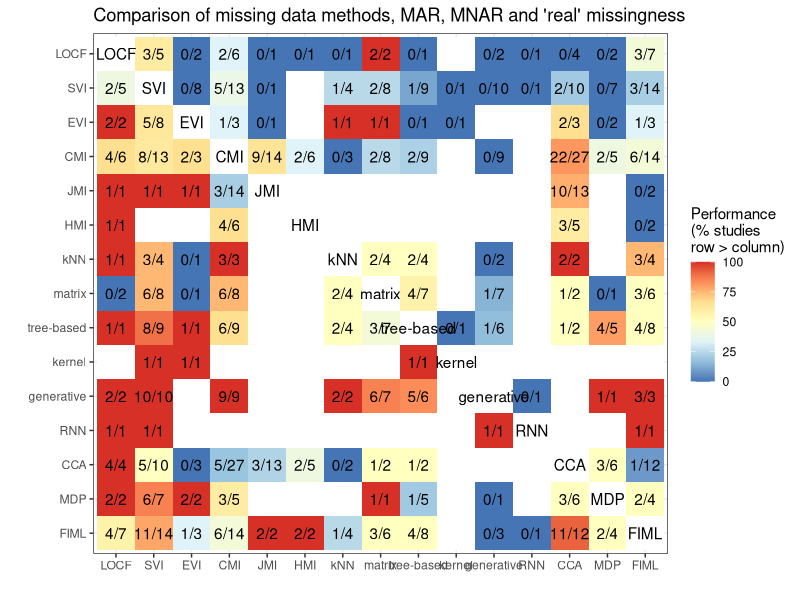
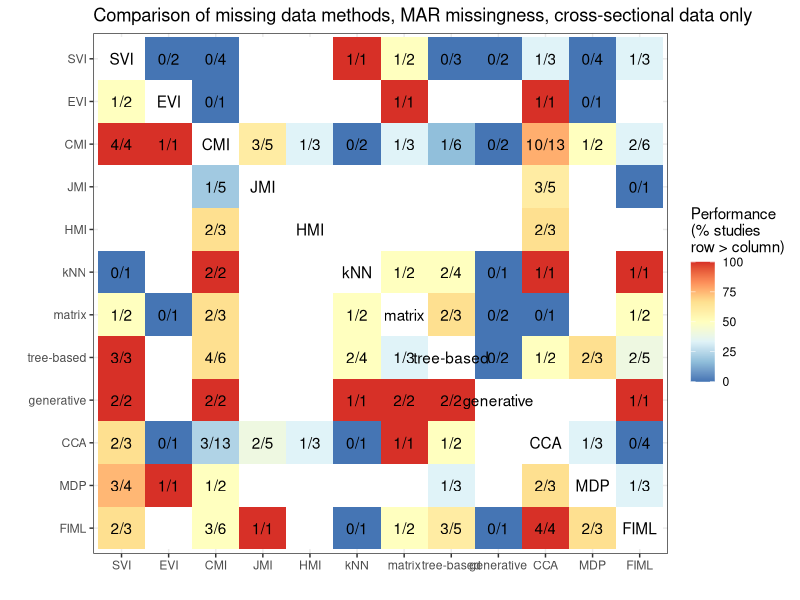
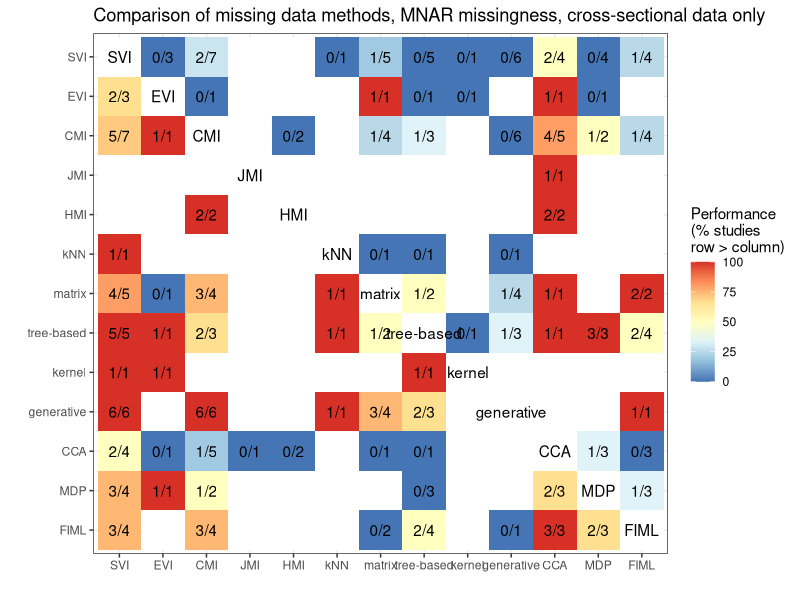
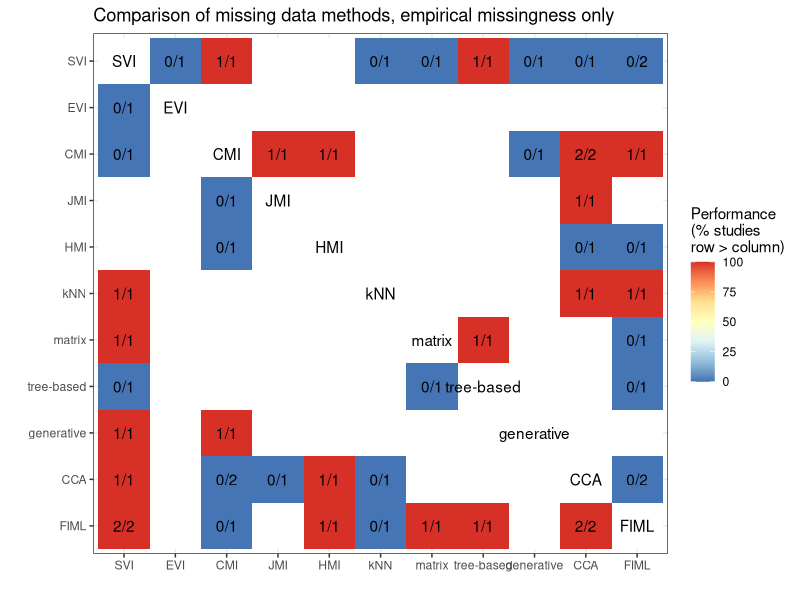
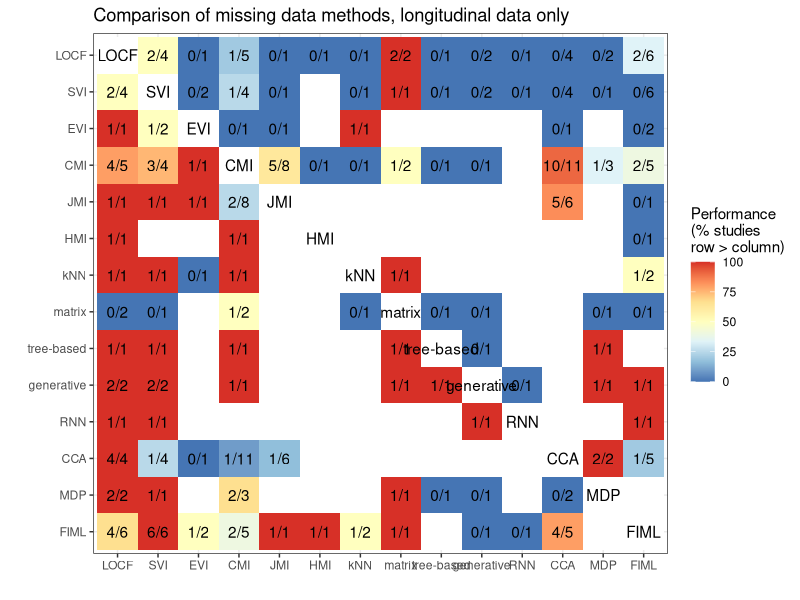

Write R code to recreate these figures, in order.
# lit review
library(tidyverse)
dat <- readxl::read_excel("./asreview_result_clinical-applications-of-ai.xlsx", sheet = "Export", na = "0")

# analyze data
analyze <- function(data) {
  # exclude unused methods and paper characteristics (columns 1-4)
  excl <- colMeans(data, na.rm=TRUE)=="NaN"
  excl[1:4] <- TRUE
  
  # labels of used methods
  methods <- names(data)[!excl]
  
  results <- purrr::map_dfr(1:length(methods), function(x) {
    purrr::map_dfr(methods, function(y) {
      sum(data[, methods[x]] < data[, y], na.rm = TRUE) %>%
        c(., sum(data[, methods[x]] > 0 &
                   data[, y] > 0, na.rm = TRUE)) %>%
        setNames(., c("count", "total")) #name per method: c(methods[x],paste0(methods[x], "_sum"))
    }) %>%
      cbind(method = methods[x], versus = methods, .)
  }) %>%
    mutate(
      method = factor(method, levels = rev(methods)),
      versus = factor(versus, levels = methods),
      label = paste0(count, "/", total)
    )
  is.na(results$label) <- results[, "label"] == "0/0"
  results$diag <- results[, "method"] == results[, "versus"]
  results[results$diag, "label"] <- methods
  results[results$diag, "count"] <- NA
  return(results)
}

# plot results
plot_results <- function(results, title_text){
  ggplot(results, aes(x=versus, y=method, fill=100*count/total, label = label))+
    geom_tile() +
    geom_text() +
    labs(x = "", y="", title = title_text) +
    scale_fill_distiller(palette = "RdYlBu", name = "Performance \n(% studies \nrow > column)", na.value = "white") + #, low="white", high="darkgrey", na.value = "white") +
    theme_bw()
}

# for all studies combined
results_full <-analyze(dat)
plot_results(results_full, "Comparison of missing data methods, MAR, MNAR and 'real' missingness")

# MAR only
results_MAR <- dat %>% filter(MAR==1) %>% filter(is.na(longitudinal)) %>% analyze()
plot_results(results_MAR, "Comparison of missing data methods, MAR missingness, cross-sectional data only")

# MNAR only
results_MNAR <- dat %>% filter(MNAR==1) %>% filter(is.na(longitudinal)) %>% analyze()
plot_results(results_MNAR, "Comparison of missing data methods, MNAR missingness, cross-sectional data only")

# empirical only
results_emp <- dat %>% filter(empirical==1) %>% 
  filter(is.na(longitudinal)) %>% 
  analyze()
plot_results(results_emp, "Comparison of missing data methods, empirical missingness only")

# longitudinal only
results_long <- dat %>% filter(longitudinal==1) %>% analyze()
plot_results(results_long, "Comparison of missing data methods, longitudinal data only")


# OLD CODE
# results <- purrr::map_dfr(1:15, function(x){
#   purrr::map_dfr(methods, function(y){
#     sum(dat[, methods[x]]<dat[,y], na.rm=TRUE) %>% 
#       c(., sum(dat[, methods[x]]> 0 & dat[,y] > 0, na.rm = TRUE)) %>% 
#       setNames(., c("count", "total")) #name per method: c(methods[x],paste0(methods[x], "_sum"))
#     }) %>% 
#     cbind(method = methods[x], versus = methods, .)}) %>% 
#   mutate(method = factor(method, levels=rev(methods)),
#          versus = factor(versus, levels=methods),
#          label = paste0(count,"/",total)) 
# is.na(results$label) <- results[, "label"]=="0/0"
# results[results[,"method"]==results[,"versus"], "label"] <- methods


# MNAR_results <- purrr::map_dfr(1:19, function(x){
#   purrr::map_dfr(methods, function(y){
#     sum(MNAR_dat[, methods[x]]< MNAR_dat[,y], na.rm=TRUE) %>% 
#       c(., sum(MNAR_dat[, methods[x]]> 0 & MNAR_dat[,y] > 0, na.rm = TRUE)) %>% 
#       setNames(., c("count", "total")) #name per method: c(methods[x],paste0(methods[x], "_sum"))
#   }) %>% 
#     cbind(method = methods[x], versus = methods, .)}) %>% 
#   mutate(method = factor(method, levels=rev(methods)),
#          versus = factor(versus, levels=methods),
#          label = paste0(count,"/",total)) 
# is.na(MNAR_results$label) <- MNAR_results[, "label"]=="0/0"
# MNAR_results[results[,"method"]==MNAR_results[,"versus"], "label"] <- methods

# # check which methods are not used at all
# MNAR_results <- MNAR_results %>% 
#   filter(method != "RNN") %>% filter(method != "kernel") %>% 
#   filter(versus != "RNN") %>% filter(versus != "kernel")

# ggplot(results_MNAR, aes(x=versus, y=method, fill=count/total, label = label))+
#   geom_tile() +
#   geom_text() +
#   labs(x = "", y="", title = "Comparison of missing data methods, MNAR mmissingness only") +
#   scale_fill_gradient(name = "Performance \n(row > column)", low="white", high="darkgrey", na.value = "white") +
#   theme_bw()
